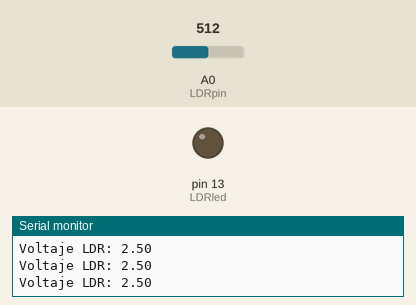
Simulated run of this sketch. Board: Arduino Uno, built with avr-gcc and run on an emulated ATmega328P. On the bench: output pins drawn as LEDs (lit = HIGH), the last lines printed to the serial monitor. Inputs (shaded band) come from the test bench; at power-on: A0 (LDRpin) = 512.

Above: at 1.2 s.
1.3 s: A0 (LDRpin) set to 3
4.3 s: A0 (LDRpin) set to 0
At 5.3 s:
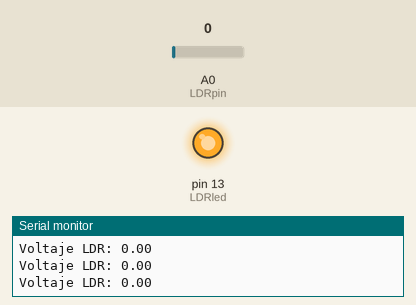
5.8 s: A0 (LDRpin) set to 122
At 6.9 s:
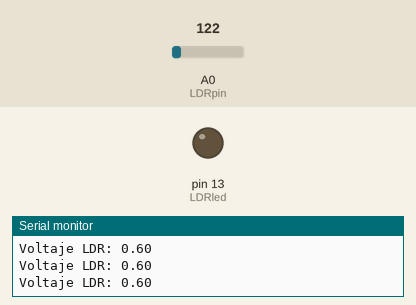
Timing chart, 0 to 8.8 s (numbered marks = the images above; inputs shaded):
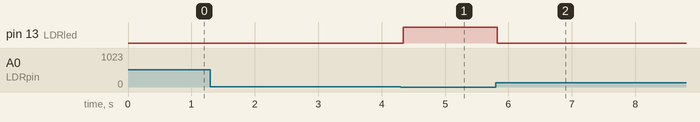

The sketch:

Programa_Entradas_analogica_hobby_electronica.ino
```cpp
int LDRpin=A0;
int LDRvalor=0;
int LDRled=13;
float LDRvoltaje=0.0;
void setup(){
 pinMode(LDRpin,INPUT);
 pinMode(LDRled,OUTPUT);
 Serial.begin(9600);
}
void loop(){
  LDRvalor=analogRead(LDRpin);
  LDRvoltaje=LDRvalor*(5.0/1023.0);
  Serial.print("Voltaje LDR: ");
  Serial.println(LDRvoltaje);

  if(LDRvalor<=1.0){
    digitalWrite(LDRled,HIGH);
  }
  else digitalWrite(LDRled,LOW);
}
```

Measured:
- the behaviour switches between 2 and 1 on A0 (LDRpin) (found by bisection; images 0 and 1)
- after the input at 4.3 s, pin 13 (LDRled): LOW → HIGH at once
- after the input at 5.8 s, pin 13 (LDRled): HIGH → LOW at once
